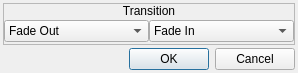
<?xml version="1.0" encoding="UTF-8"?>
<ui version="4.0">
 <class>SelectScreenTransition</class>
 <widget class="QDialog" name="SelectScreenTransition">
  <property name="geometry">
   <rect>
    <x>0</x>
    <y>0</y>
    <width>298</width>
    <height>73</height>
   </rect>
  </property>
  <property name="windowTitle">
   <string>Transition</string>
  </property>
  <property name="windowIcon">
   <iconset resource="gui_icons.qrc">
    <normaloff>:/icons/openrpgmaker.png</normaloff>:/icons/openrpgmaker.png</iconset>
  </property>
  <property name="styleSheet">
   <string notr="true">.QFrame
{
	border-width: 1px;
	border-style: solid;
	border-color: palette(window-text);
}

.QFrame&gt;QLabel
{
	border-width: 0px;
	background-color: palette(window-text);
	color: palette(window);
	font-weight: bold;
}

.QFrame&gt;QCheckBox
{
	background-color: palette(window-text);
	border-width: 0px;
	border-style: none;
	color: palette(window);
	spacing: 3px;
	font-weight: bold;
	padding: 0px 0px 0px 3px;
}

.QFrame&gt;QCheckBox::indicator
{
	min-width: 8px;
	max-width: 8px;
	min-height: 8px;
	max-height: 8px;
	width: 8px;
	height: 8px;
	border-width: 2px;
	border-radius: 0px;
	border-style: ridge;
	border-color: palette(mid);
}

.QFrame&gt;QCheckBox::indicator:unchecked
{
	background-color: palette(base);
}

.QFrame&gt;QCheckBox::indicator:checked
{
	background-color: palette(window-text);
}

.QFrame&gt;QCheckBox::indicator:hover
{
	border-color: palette(highlight);
}</string>
  </property>
  <layout class="QVBoxLayout" name="verticalLayout">
   <property name="spacing">
    <number>3</number>
   </property>
   <property name="margin">
    <number>3</number>
   </property>
   <item>
    <widget class="QFrame" name="frame_2">
     <property name="frameShape">
      <enum>QFrame::StyledPanel</enum>
     </property>
     <property name="frameShadow">
      <enum>QFrame::Raised</enum>
     </property>
     <layout class="QVBoxLayout" name="verticalLayout_2">
      <property name="spacing">
       <number>0</number>
      </property>
      <property name="margin">
       <number>0</number>
      </property>
      <item>
       <widget class="QLabel" name="label_2">
        <property name="sizePolicy">
         <sizepolicy hsizetype="Preferred" vsizetype="Fixed">
          <horstretch>0</horstretch>
          <verstretch>0</verstretch>
         </sizepolicy>
        </property>
        <property name="text">
         <string>Transition</string>
        </property>
        <property name="alignment">
         <set>Qt::AlignCenter</set>
        </property>
       </widget>
      </item>
      <item>
       <widget class="QWidget" name="widget_2" native="true">
        <layout class="QHBoxLayout" name="horizontalLayout_3">
         <property name="spacing">
          <number>0</number>
         </property>
         <property name="margin">
          <number>0</number>
         </property>
         <item>
          <widget class="QComboBox" name="cboxEraseTransitions">
           <item>
            <property name="text">
             <string>Fade Out</string>
            </property>
           </item>
           <item>
            <property name="text">
             <string>Remove Blocks</string>
            </property>
           </item>
           <item>
            <property name="text">
             <string>Wipe Downward</string>
            </property>
           </item>
           <item>
            <property name="text">
             <string>Wipe Upward</string>
            </property>
           </item>
           <item>
            <property name="text">
             <string>Venetian Blinds</string>
            </property>
           </item>
           <item>
            <property name="text">
             <string>Vertical Blinds</string>
            </property>
           </item>
           <item>
            <property name="text">
             <string>Horizontal Blinds</string>
            </property>
           </item>
           <item>
            <property name="text">
             <string>Receding Square</string>
            </property>
           </item>
           <item>
            <property name="text">
             <string>Expanding Square</string>
            </property>
           </item>
           <item>
            <property name="text">
             <string>Screen Moves Up</string>
            </property>
           </item>
           <item>
            <property name="text">
             <string>Screen Moves Down</string>
            </property>
           </item>
           <item>
            <property name="text">
             <string>Screen Moves Left</string>
            </property>
           </item>
           <item>
            <property name="text">
             <string>Screen Moves Right</string>
            </property>
           </item>
           <item>
            <property name="text">
             <string>Vertical Division</string>
            </property>
           </item>
           <item>
            <property name="text">
             <string>Horizontal Division</string>
            </property>
           </item>
           <item>
            <property name="text">
             <string>Quadrasection</string>
            </property>
           </item>
           <item>
            <property name="text">
             <string>Zoom In</string>
            </property>
           </item>
           <item>
            <property name="text">
             <string>Mosaic</string>
            </property>
           </item>
           <item>
            <property name="text">
             <string>Waver Screen</string>
            </property>
           </item>
           <item>
            <property name="text">
             <string>Instantaneous</string>
            </property>
           </item>
           <item>
            <property name="text">
             <string>No Transition</string>
            </property>
           </item>
          </widget>
         </item>
         <item>
          <widget class="QComboBox" name="cboxShowTransitions">
           <item>
            <property name="text">
             <string>Fade In</string>
            </property>
           </item>
           <item>
            <property name="text">
             <string>Reconstitute Blocks</string>
            </property>
           </item>
           <item>
            <property name="text">
             <string>Unwipe Downward</string>
            </property>
           </item>
           <item>
            <property name="text">
             <string>Unwipe Upward</string>
            </property>
           </item>
           <item>
            <property name="text">
             <string>Venetian Blinds</string>
            </property>
           </item>
           <item>
            <property name="text">
             <string>Vertical Blinds</string>
            </property>
           </item>
           <item>
            <property name="text">
             <string>Horizontal Blinds</string>
            </property>
           </item>
           <item>
            <property name="text">
             <string>Receding Square</string>
            </property>
           </item>
           <item>
            <property name="text">
             <string>Expanding Square</string>
            </property>
           </item>
           <item>
            <property name="text">
             <string>Screen Moves Down</string>
            </property>
           </item>
           <item>
            <property name="text">
             <string>Screen Moves Up</string>
            </property>
           </item>
           <item>
            <property name="text">
             <string>Screen Moves Right</string>
            </property>
           </item>
           <item>
            <property name="text">
             <string>Screen Moves Left</string>
            </property>
           </item>
           <item>
            <property name="text">
             <string>Vertical Unify</string>
            </property>
           </item>
           <item>
            <property name="text">
             <string>Horizontal Unify</string>
            </property>
           </item>
           <item>
            <property name="text">
             <string>Unify Quadrants</string>
            </property>
           </item>
           <item>
            <property name="text">
             <string>Zoom Out</string>
            </property>
           </item>
           <item>
            <property name="text">
             <string>Mosaic</string>
            </property>
           </item>
           <item>
            <property name="text">
             <string>Waver Screen</string>
            </property>
           </item>
           <item>
            <property name="text">
             <string>Instantaneous</string>
            </property>
           </item>
          </widget>
         </item>
        </layout>
       </widget>
      </item>
     </layout>
    </widget>
   </item>
   <item>
    <widget class="QDialogButtonBox" name="buttonBox">
     <property name="orientation">
      <enum>Qt::Horizontal</enum>
     </property>
     <property name="standardButtons">
      <set>QDialogButtonBox::Cancel|QDialogButtonBox::Ok</set>
     </property>
    </widget>
   </item>
  </layout>
 </widget>
 <resources>
  <include location="gui_icons.qrc"/>
 </resources>
 <connections>
  <connection>
   <sender>buttonBox</sender>
   <signal>accepted()</signal>
   <receiver>SelectScreenTransition</receiver>
   <slot>accept()</slot>
   <hints>
    <hint type="sourcelabel">
     <x>248</x>
     <y>254</y>
    </hint>
    <hint type="destinationlabel">
     <x>157</x>
     <y>274</y>
    </hint>
   </hints>
  </connection>
  <connection>
   <sender>buttonBox</sender>
   <signal>rejected()</signal>
   <receiver>SelectScreenTransition</receiver>
   <slot>reject()</slot>
   <hints>
    <hint type="sourcelabel">
     <x>316</x>
     <y>260</y>
    </hint>
    <hint type="destinationlabel">
     <x>286</x>
     <y>274</y>
    </hint>
   </hints>
  </connection>
 </connections>
</ui>
